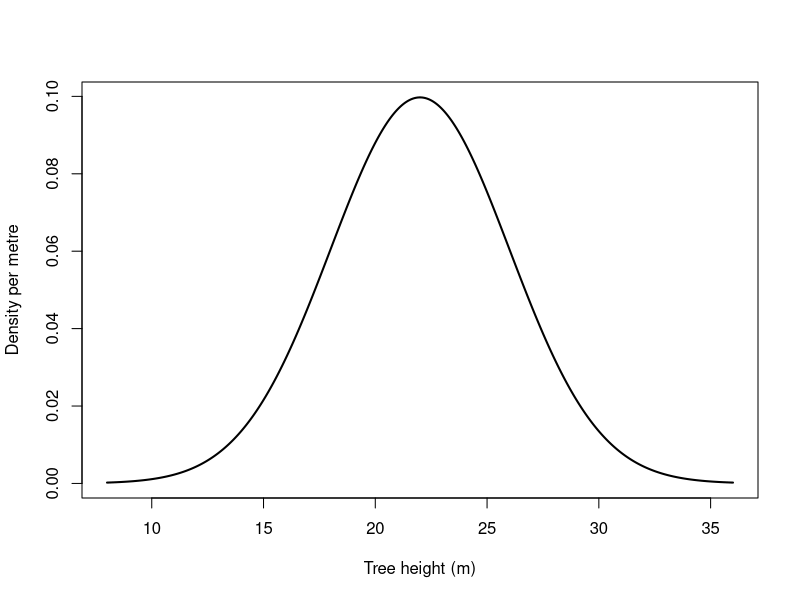
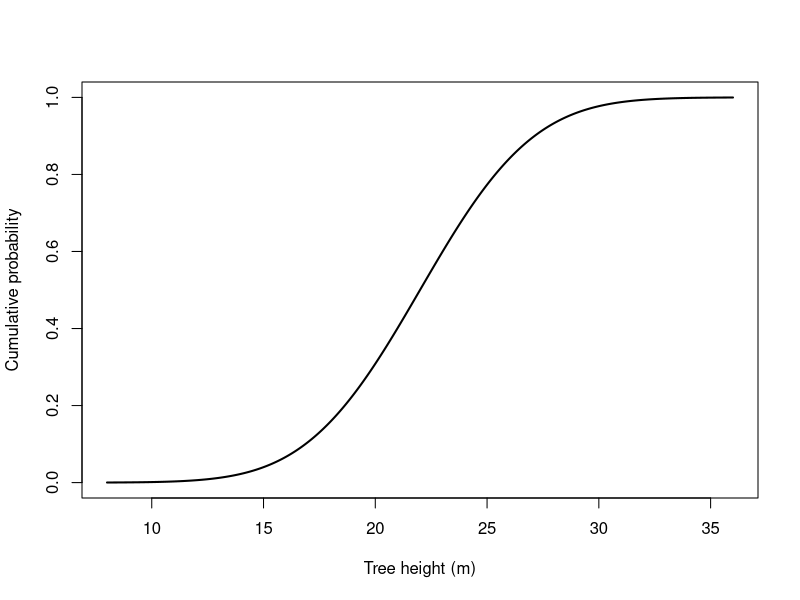
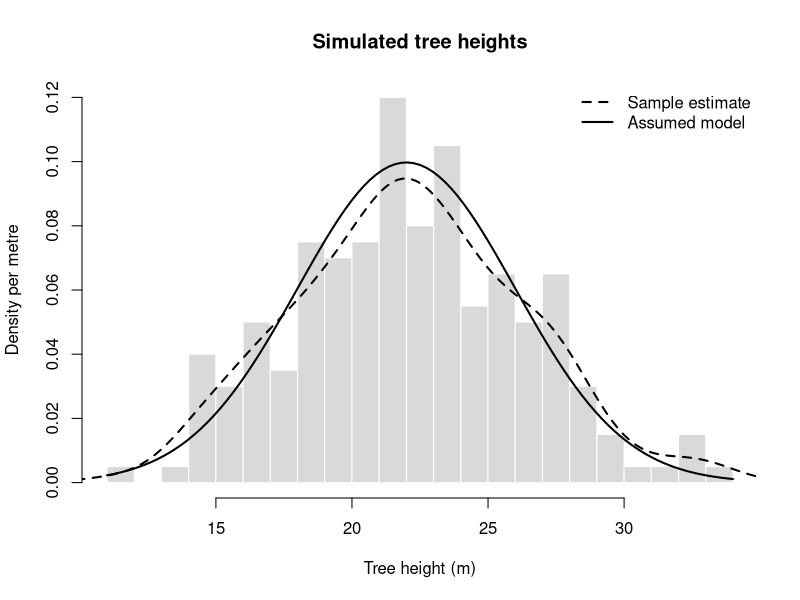
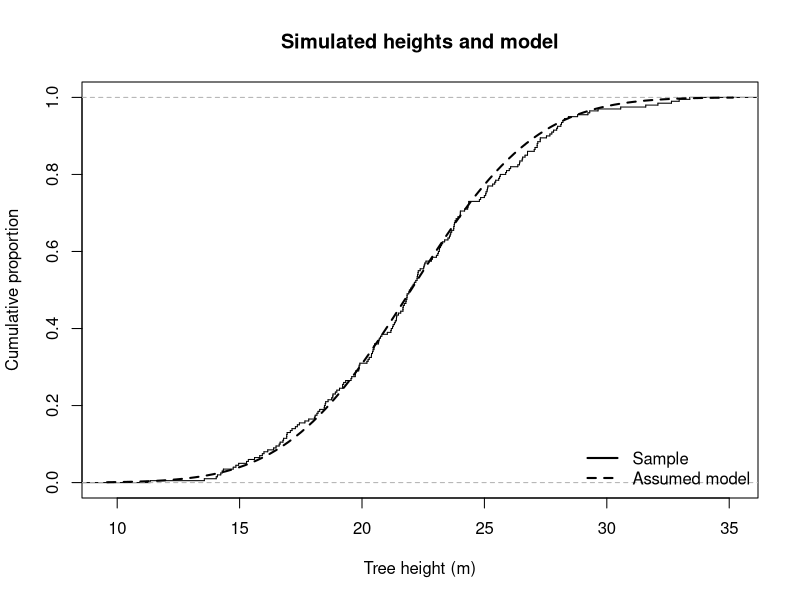
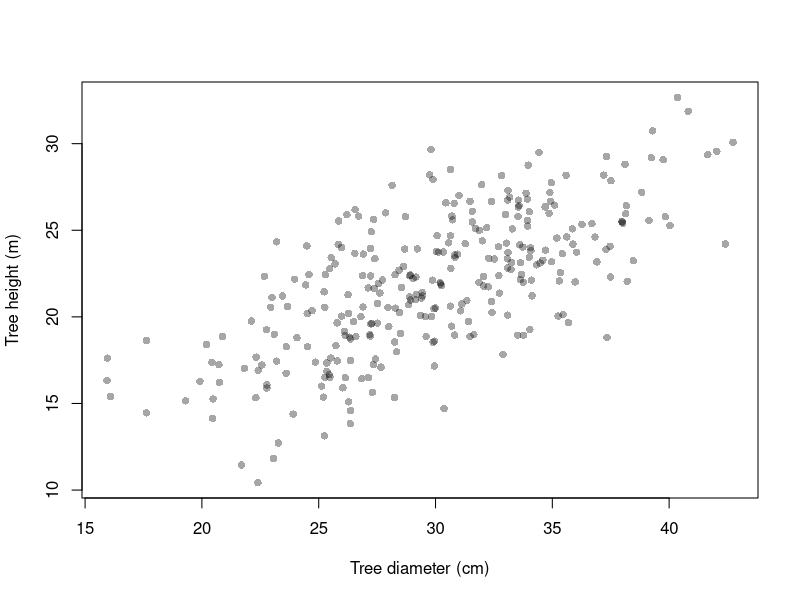
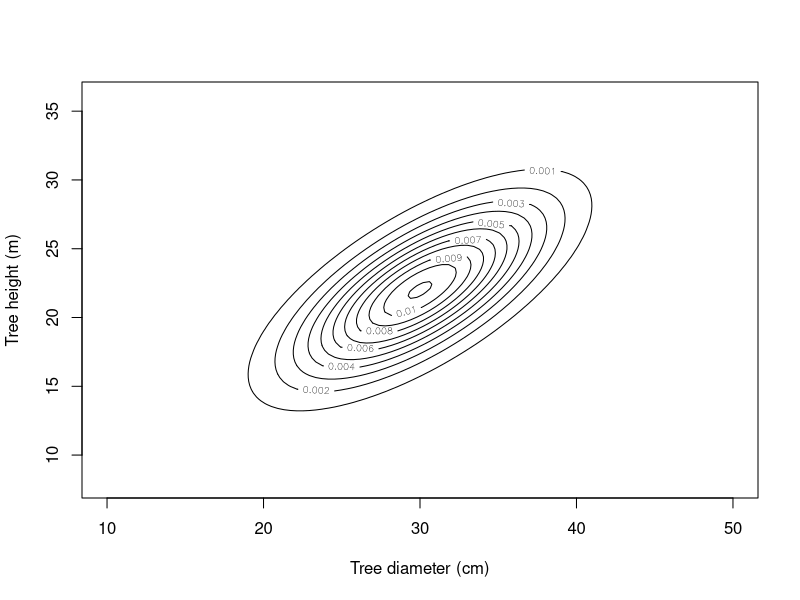
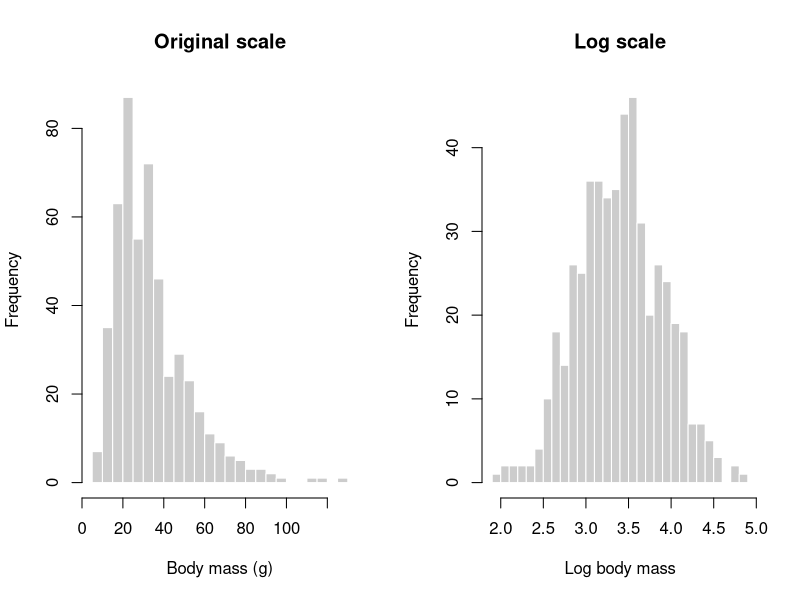
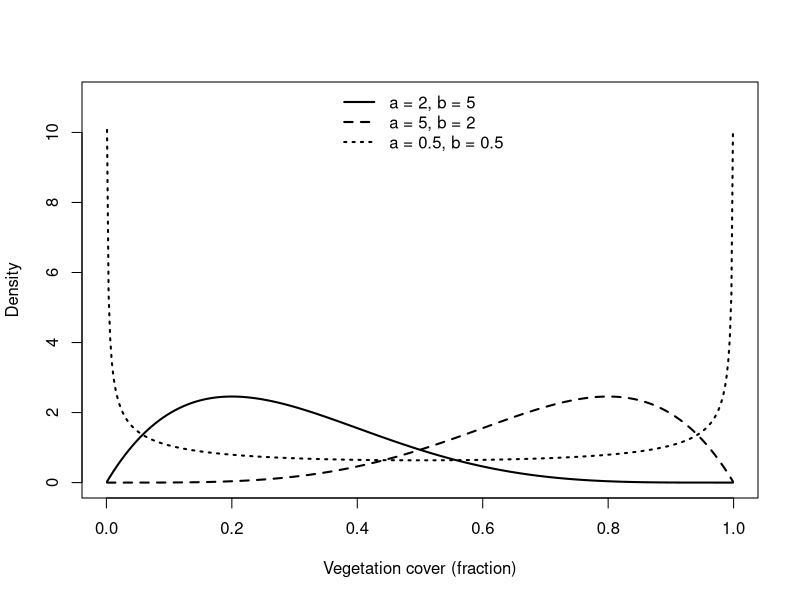

Write the R code that produced these figures, in order.
## ---- chunk 1
# Calculate the density at one chosen height under the assumed model.
dnorm(x = 22, mean = 22, sd = 4)
## ---- chunk 2
#| echo: false
#| eval: true
#| fig-cap: "Assumed normal density for tree height. Interval probability is area under the curve."
# Calculate the assumed density over a sequence of possible heights.
height_values = seq(from = 8, to = 36, length.out = 400)
height_density = dnorm(x = height_values, mean = 22, sd = 4)
# Plot the density with units that match the height scale.
plot(
  x = height_values, y = height_density, type = "l", lwd = 2,
  xlab = "Tree height (m)", ylab = "Density per metre"
)
## ---- chunk 3
# Subtract cumulative probabilities to obtain an interval probability.
pnorm(q = 26, mean = 22, sd = 4) -
  pnorm(q = 18, mean = 22, sd = 4)
## ---- chunk 4
# Use the upper tail for the probability above the threshold.
pnorm(q = 30, mean = 22, sd = 4, lower.tail = FALSE)
## ---- chunk 5
#| echo: false
#| eval: true
#| fig-cap: "Cumulative probability for the assumed tree-height model."
# Evaluate and plot the cumulative probability over possible heights.
height_values = seq(from = 8, to = 36, length.out = 400)
plot(
  x = height_values,
  y = pnorm(q = height_values, mean = 22, sd = 4),
  type = "l", lwd = 2, ylim = c(0, 1),
  xlab = "Tree height (m)", ylab = "Cumulative probability"
)
## ---- chunk 6
# Find the height at the requested cumulative probability.
qnorm(p = 0.95, mean = 22, sd = 4)
## ---- chunk 7
# Simulate one height for each of 100 trees from the assumed model.
set.seed(seed = 42)
tree_heights = rnorm(n = 100, mean = 22, sd = 4)
head(tree_heights)
## ---- chunk 8
# Calculate an upper-tail probability and a lower-tail quantile.
pnorm(q = 26, mean = 22, sd = 4, lower.tail = FALSE)
qnorm(p = 0.10, mean = 22, sd = 4)
## ---- chunk 9
#| echo: false
#| eval: true
#| fig-cap: "A simulated sample of tree heights, its kernel density estimate, and the assumed normal density."
# Simulate a sample from the assumed normal model.
set.seed(seed = 73)
tree_heights = rnorm(n = 200, mean = 22, sd = 4)
# Compare the sample estimate with the density used to generate it.
hist(
  x = tree_heights, breaks = 16, probability = TRUE,
  col = "grey85", border = "white",
  xlab = "Tree height (m)", ylab = "Density per metre",
  main = "Simulated tree heights"
)
lines(density(x = tree_heights), lwd = 2, lty = 2)
curve(dnorm(x = x, mean = 22, sd = 4), add = TRUE, lwd = 2)
legend(
  "topright", legend = c("Sample estimate", "Assumed model"),
  lty = c(2, 1), lwd = 2, bty = "n"
)
## ---- chunk 10
#| echo: false
#| eval: true
#| fig-cap: "Empirical cumulative distribution of simulated heights and the assumed model's cumulative distribution."
# Simulate a sample and plot its empirical cumulative distribution.
set.seed(seed = 73)
tree_heights = rnorm(n = 200, mean = 22, sd = 4)
plot(
  ecdf(tree_heights), do.points = FALSE, verticals = TRUE,
  xlab = "Tree height (m)", ylab = "Cumulative proportion",
  main = "Simulated heights and model"
)
curve(pnorm(q = x, mean = 22, sd = 4), add = TRUE, lwd = 2, lty = 2)
legend(
  "bottomright", legend = c("Sample", "Assumed model"),
  lty = c(1, 2), lwd = 2, bty = "n"
)
## ---- chunk 11
#| echo: false
#| eval: true
#| fig-cap: "Simulated tree heights and diameters with a positive association."
# Simulate two measurements per tree with a positive association.
set.seed(seed = 50)
n_trees = 300
z_height = rnorm(n = n_trees)
z_other = rnorm(n = n_trees)
# Transform the simulated values to the height and diameter scales.
tree_height = 22 + 4 * z_height
tree_diameter = 30 + 5 * (0.7 * z_height + sqrt(1 - 0.7^2) * z_other)
plot(
  x = tree_diameter, y = tree_height, pch = 16,
  col = grDevices::adjustcolor("black", alpha.f = 0.35),
  xlab = "Tree diameter (cm)", ylab = "Tree height (m)"
)
## ---- chunk 12
#| echo: false
#| eval: true
#| fig-cap: "Contours of the assumed joint density for tree diameter and height."
# Set a grid of possible height and diameter combinations.
diameter_grid = seq(from = 10, to = 50, length.out = 100)
height_grid = seq(from = 8, to = 36, length.out = 100)
rho = 0.7
# Calculate the assumed joint density at each grid combination.
joint_density = outer(
  X = diameter_grid, Y = height_grid,
  FUN = function(diameter, height) {
    dx = (diameter - 30) / 5
    hy = (height - 22) / 4
    exp(-(dx^2 - 2 * rho * dx * hy + hy^2) / (2 * (1 - rho^2))) /
      (2 * pi * 5 * 4 * sqrt(1 - rho^2))
  }
)
contour(
  x = diameter_grid, y = height_grid, z = joint_density,
  nlevels = 8, xlab = "Tree diameter (cm)",
  ylab = "Tree height (m)"
)
## ---- chunk 13
# Calculate the probability of a height above 30 m.
pnorm(q = 30, mean = 22, sd = 4, lower.tail = FALSE)
## ---- chunk 14
# Calculate an upper-tail probability and a high quantile on the original scale.
plnorm(q = 50, meanlog = log(30), sdlog = 0.5,
        lower.tail = FALSE)
qlnorm(p = 0.95, meanlog = log(30), sdlog = 0.5)
## ---- chunk 15
#| echo: false
#| eval: true
#| fig-cap: "Simulated lognormal body masses on the original and log scales."
# Simulate body masses from the assumed lognormal model.
set.seed(seed = 20)
body_mass = rlnorm(n = 500, meanlog = log(30), sdlog = 0.5)
# Show how the same values look on their original and log scales.
old_par = par(no.readonly = TRUE)
par(mfrow = c(1, 2))
hist(body_mass, breaks = 25, col = "grey80", border = "white",
     xlab = "Body mass (g)", main = "Original scale")
hist(log(body_mass), breaks = 25, col = "grey80", border = "white",
     xlab = "Log body mass", main = "Log scale")
par(old_par)
## ---- chunk 16
# Convert the lognormal parameters to the original-scale median and mean.
median_mass = exp(log(30))
mean_mass = exp(log(30) + 0.5^2 / 2)
c(median_g = median_mass, mean_g = mean_mass)
## ---- chunk 17
#| echo: false
#| eval: true
#| fig-cap: "Beta densities with different shapes for a fraction between zero and one."
# Calculate density curves for three possible beta shapes.
cover_values = seq(from = 0.001, to = 0.999, length.out = 400)
plot(cover_values, dbeta(x = cover_values, shape1 = 2, shape2 = 5),
     type = "l", lwd = 2, ylim = c(0, 11),
     xlab = "Vegetation cover (fraction)", ylab = "Density")
lines(cover_values, dbeta(x = cover_values, shape1 = 5, shape2 = 2),
      lwd = 2, lty = 2)
lines(cover_values, dbeta(x = cover_values, shape1 = 0.5, shape2 = 0.5),
      lwd = 2, lty = 3)
legend("top", legend = c("a = 2, b = 5", "a = 5, b = 2",
                         "a = 0.5, b = 0.5"),
       lty = 1:3, lwd = 2, bty = "n")
